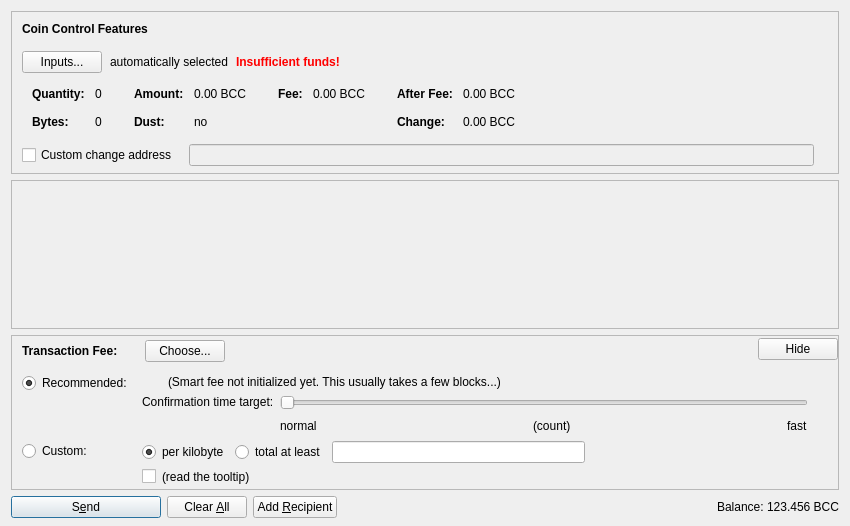
<?xml version="1.0" encoding="UTF-8"?>
<ui version="4.0">
 <class>SendCoinsDialog</class>
 <widget class="QDialog" name="SendCoinsDialog">
  <property name="geometry">
   <rect>
    <x>0</x>
    <y>0</y>
    <width>850</width>
    <height>526</height>
   </rect>
  </property>
  <property name="windowTitle">
   <string>Send Coins</string>
  </property>
  <layout class="QVBoxLayout" name="verticalLayout" stretch="0,1,0,0">
   <property name="bottomMargin">
    <number>8</number>
   </property>
   <item>
    <widget class="QFrame" name="frameCoinControl">
     <property name="sizePolicy">
      <sizepolicy hsizetype="Expanding" vsizetype="Expanding">
       <horstretch>0</horstretch>
       <verstretch>0</verstretch>
      </sizepolicy>
     </property>
     <property name="maximumSize">
      <size>
       <width>16777215</width>
       <height>16777215</height>
      </size>
     </property>
     <property name="frameShape">
      <enum>QFrame::StyledPanel</enum>
     </property>
     <property name="frameShadow">
      <enum>QFrame::Sunken</enum>
     </property>
     <layout class="QVBoxLayout" name="verticalLayoutCoinControl2">
      <property name="spacing">
       <number>0</number>
      </property>
      <property name="leftMargin">
       <number>0</number>
      </property>
      <property name="topMargin">
       <number>0</number>
      </property>
      <property name="rightMargin">
       <number>0</number>
      </property>
      <property name="bottomMargin">
       <number>6</number>
      </property>
      <item>
       <layout class="QVBoxLayout" name="verticalLayoutCoinControl" stretch="0,0,0,0,1">
        <property name="spacing">
         <number>0</number>
        </property>
        <property name="leftMargin">
         <number>10</number>
        </property>
        <property name="topMargin">
         <number>10</number>
        </property>
        <item>
         <layout class="QHBoxLayout" name="horizontalLayoutCoinControl1">
          <property name="bottomMargin">
           <number>15</number>
          </property>
          <item>
           <widget class="QLabel" name="labelCoinControlFeatures">
            <property name="sizePolicy">
             <sizepolicy hsizetype="Preferred" vsizetype="Maximum">
              <horstretch>0</horstretch>
              <verstretch>0</verstretch>
             </sizepolicy>
            </property>
            <property name="font">
             <font>
              <weight>75</weight>
              <bold>true</bold>
             </font>
            </property>
            <property name="styleSheet">
             <string notr="true">font-weight:bold;</string>
            </property>
            <property name="text">
             <string>Coin Control Features</string>
            </property>
           </widget>
          </item>
         </layout>
        </item>
        <item>
         <layout class="QHBoxLayout" name="horizontalLayoutCoinControl2" stretch="0,0,0,0">
          <property name="spacing">
           <number>8</number>
          </property>
          <property name="bottomMargin">
           <number>10</number>
          </property>
          <item>
           <widget class="QPushButton" name="pushButtonCoinControl">
            <property name="styleSheet">
             <string notr="true"/>
            </property>
            <property name="text">
             <string>Inputs...</string>
            </property>
            <property name="autoDefault">
             <bool>false</bool>
            </property>
           </widget>
          </item>
          <item>
           <widget class="QLabel" name="labelCoinControlAutomaticallySelected">
            <property name="text">
             <string>automatically selected</string>
            </property>
            <property name="margin">
             <number>5</number>
            </property>
           </widget>
          </item>
          <item>
           <widget class="QLabel" name="labelCoinControlInsuffFunds">
            <property name="font">
             <font>
              <weight>75</weight>
              <bold>true</bold>
             </font>
            </property>
            <property name="styleSheet">
             <string notr="true">color:red;font-weight:bold;</string>
            </property>
            <property name="text">
             <string>Insufficient funds!</string>
            </property>
            <property name="margin">
             <number>5</number>
            </property>
           </widget>
          </item>
          <item>
           <spacer name="horizontalSpacerCoinControl">
            <property name="orientation">
             <enum>Qt::Horizontal</enum>
            </property>
            <property name="sizeHint" stdset="0">
             <size>
              <width>40</width>
              <height>1</height>
             </size>
            </property>
           </spacer>
          </item>
         </layout>
        </item>
        <item>
         <widget class="QWidget" name="widgetCoinControl" native="true">
          <property name="sizePolicy">
           <sizepolicy hsizetype="Preferred" vsizetype="Preferred">
            <horstretch>0</horstretch>
            <verstretch>0</verstretch>
           </sizepolicy>
          </property>
          <property name="minimumSize">
           <size>
            <width>0</width>
            <height>0</height>
           </size>
          </property>
          <property name="styleSheet">
           <string notr="true"/>
          </property>
          <layout class="QHBoxLayout" name="horizontalLayoutCoinControl5">
           <property name="leftMargin">
            <number>0</number>
           </property>
           <property name="topMargin">
            <number>0</number>
           </property>
           <property name="rightMargin">
            <number>0</number>
           </property>
           <property name="bottomMargin">
            <number>0</number>
           </property>
           <item>
            <layout class="QHBoxLayout" name="horizontalLayoutCoinControl3" stretch="0,0,0,1">
             <property name="spacing">
              <number>20</number>
             </property>
             <property name="topMargin">
              <number>0</number>
             </property>
             <property name="bottomMargin">
              <number>10</number>
             </property>
             <item>
              <layout class="QFormLayout" name="formLayoutCoinControl1">
               <property name="horizontalSpacing">
                <number>10</number>
               </property>
               <property name="verticalSpacing">
                <number>14</number>
               </property>
               <property name="leftMargin">
                <number>10</number>
               </property>
               <property name="topMargin">
                <number>4</number>
               </property>
               <property name="rightMargin">
                <number>6</number>
               </property>
               <item row="0" column="0">
                <widget class="QLabel" name="labelCoinControlQuantityText">
                 <property name="font">
                  <font>
                   <weight>75</weight>
                   <bold>true</bold>
                  </font>
                 </property>
                 <property name="text">
                  <string>Quantity:</string>
                 </property>
                 <property name="margin">
                  <number>0</number>
                 </property>
                </widget>
               </item>
               <item row="0" column="1">
                <widget class="QLabel" name="labelCoinControlQuantity">
                 <property name="cursor">
                  <cursorShape>IBeamCursor</cursorShape>
                 </property>
                 <property name="contextMenuPolicy">
                  <enum>Qt::ActionsContextMenu</enum>
                 </property>
                 <property name="text">
                  <string notr="true">0</string>
                 </property>
                 <property name="margin">
                  <number>0</number>
                 </property>
                 <property name="textInteractionFlags">
                  <set>Qt::LinksAccessibleByMouse|Qt::TextSelectableByKeyboard|Qt::TextSelectableByMouse</set>
                 </property>
                </widget>
               </item>
               <item row="1" column="0">
                <widget class="QLabel" name="labelCoinControlBytesText">
                 <property name="font">
                  <font>
                   <weight>75</weight>
                   <bold>true</bold>
                  </font>
                 </property>
                 <property name="text">
                  <string>Bytes:</string>
                 </property>
                </widget>
               </item>
               <item row="1" column="1">
                <widget class="QLabel" name="labelCoinControlBytes">
                 <property name="cursor">
                  <cursorShape>IBeamCursor</cursorShape>
                 </property>
                 <property name="contextMenuPolicy">
                  <enum>Qt::ActionsContextMenu</enum>
                 </property>
                 <property name="text">
                  <string notr="true">0</string>
                 </property>
                 <property name="textInteractionFlags">
                  <set>Qt::LinksAccessibleByMouse|Qt::TextSelectableByKeyboard|Qt::TextSelectableByMouse</set>
                 </property>
                </widget>
               </item>
              </layout>
             </item>
             <item>
              <layout class="QFormLayout" name="formLayoutCoinControl2">
               <property name="horizontalSpacing">
                <number>10</number>
               </property>
               <property name="verticalSpacing">
                <number>14</number>
               </property>
               <property name="leftMargin">
                <number>6</number>
               </property>
               <property name="topMargin">
                <number>4</number>
               </property>
               <property name="rightMargin">
                <number>6</number>
               </property>
               <item row="0" column="0">
                <widget class="QLabel" name="labelCoinControlAmountText">
                 <property name="font">
                  <font>
                   <weight>75</weight>
                   <bold>true</bold>
                  </font>
                 </property>
                 <property name="text">
                  <string>Amount:</string>
                 </property>
                 <property name="margin">
                  <number>0</number>
                 </property>
                </widget>
               </item>
               <item row="0" column="1">
                <widget class="QLabel" name="labelCoinControlAmount">
                 <property name="cursor">
                  <cursorShape>IBeamCursor</cursorShape>
                 </property>
                 <property name="contextMenuPolicy">
                  <enum>Qt::ActionsContextMenu</enum>
                 </property>
                 <property name="text">
                  <string notr="true">0.00 BCC</string>
                 </property>
                 <property name="textInteractionFlags">
                  <set>Qt::LinksAccessibleByMouse|Qt::TextSelectableByKeyboard|Qt::TextSelectableByMouse</set>
                 </property>
                </widget>
               </item>
               <item row="1" column="0">
                <widget class="QLabel" name="labelCoinControlLowOutputText">
                 <property name="font">
                  <font>
                   <weight>75</weight>
                   <bold>true</bold>
                  </font>
                 </property>
                 <property name="text">
                  <string>Dust:</string>
                 </property>
                </widget>
               </item>
               <item row="1" column="1">
                <widget class="QLabel" name="labelCoinControlLowOutput">
                 <property name="cursor">
                  <cursorShape>IBeamCursor</cursorShape>
                 </property>
                 <property name="contextMenuPolicy">
                  <enum>Qt::ActionsContextMenu</enum>
                 </property>
                 <property name="text">
                  <string notr="true">no</string>
                 </property>
                 <property name="textInteractionFlags">
                  <set>Qt::LinksAccessibleByMouse|Qt::TextSelectableByKeyboard|Qt::TextSelectableByMouse</set>
                 </property>
                </widget>
               </item>
              </layout>
             </item>
             <item>
              <layout class="QFormLayout" name="formLayoutCoinControl3">
               <property name="horizontalSpacing">
                <number>10</number>
               </property>
               <property name="verticalSpacing">
                <number>14</number>
               </property>
               <property name="leftMargin">
                <number>6</number>
               </property>
               <property name="topMargin">
                <number>4</number>
               </property>
               <property name="rightMargin">
                <number>6</number>
               </property>
               <item row="0" column="0">
                <widget class="QLabel" name="labelCoinControlFeeText">
                 <property name="font">
                  <font>
                   <weight>75</weight>
                   <bold>true</bold>
                  </font>
                 </property>
                 <property name="text">
                  <string>Fee:</string>
                 </property>
                 <property name="margin">
                  <number>0</number>
                 </property>
                </widget>
               </item>
               <item row="0" column="1">
                <widget class="QLabel" name="labelCoinControlFee">
                 <property name="cursor">
                  <cursorShape>IBeamCursor</cursorShape>
                 </property>
                 <property name="contextMenuPolicy">
                  <enum>Qt::ActionsContextMenu</enum>
                 </property>
                 <property name="text">
                  <string notr="true">0.00 BCC</string>
                 </property>
                 <property name="textInteractionFlags">
                  <set>Qt::LinksAccessibleByMouse|Qt::TextSelectableByKeyboard|Qt::TextSelectableByMouse</set>
                 </property>
                </widget>
               </item>
              </layout>
             </item>
             <item>
              <layout class="QFormLayout" name="formLayoutCoinControl4">
               <property name="horizontalSpacing">
                <number>10</number>
               </property>
               <property name="verticalSpacing">
                <number>14</number>
               </property>
               <property name="leftMargin">
                <number>6</number>
               </property>
               <property name="topMargin">
                <number>4</number>
               </property>
               <property name="rightMargin">
                <number>6</number>
               </property>
               <item row="0" column="0">
                <widget class="QLabel" name="labelCoinControlAfterFeeText">
                 <property name="font">
                  <font>
                   <weight>75</weight>
                   <bold>true</bold>
                  </font>
                 </property>
                 <property name="text">
                  <string>After Fee:</string>
                 </property>
                 <property name="margin">
                  <number>0</number>
                 </property>
                </widget>
               </item>
               <item row="0" column="1">
                <widget class="QLabel" name="labelCoinControlAfterFee">
                 <property name="cursor">
                  <cursorShape>IBeamCursor</cursorShape>
                 </property>
                 <property name="contextMenuPolicy">
                  <enum>Qt::ActionsContextMenu</enum>
                 </property>
                 <property name="text">
                  <string notr="true">0.00 BCC</string>
                 </property>
                 <property name="textInteractionFlags">
                  <set>Qt::LinksAccessibleByMouse|Qt::TextSelectableByKeyboard|Qt::TextSelectableByMouse</set>
                 </property>
                </widget>
               </item>
               <item row="1" column="0">
                <widget class="QLabel" name="labelCoinControlChangeText">
                 <property name="font">
                  <font>
                   <weight>75</weight>
                   <bold>true</bold>
                  </font>
                 </property>
                 <property name="text">
                  <string>Change:</string>
                 </property>
                </widget>
               </item>
               <item row="1" column="1">
                <widget class="QLabel" name="labelCoinControlChange">
                 <property name="cursor">
                  <cursorShape>IBeamCursor</cursorShape>
                 </property>
                 <property name="contextMenuPolicy">
                  <enum>Qt::ActionsContextMenu</enum>
                 </property>
                 <property name="text">
                  <string notr="true">0.00 BCC</string>
                 </property>
                 <property name="textInteractionFlags">
                  <set>Qt::LinksAccessibleByMouse|Qt::TextSelectableByKeyboard|Qt::TextSelectableByMouse</set>
                 </property>
                </widget>
               </item>
              </layout>
             </item>
            </layout>
           </item>
          </layout>
         </widget>
        </item>
        <item>
         <layout class="QHBoxLayout" name="horizontalLayoutCoinControl4" stretch="0,0,0">
          <property name="spacing">
           <number>12</number>
          </property>
          <property name="sizeConstraint">
           <enum>QLayout::SetDefaultConstraint</enum>
          </property>
          <property name="topMargin">
           <number>5</number>
          </property>
          <property name="rightMargin">
           <number>5</number>
          </property>
          <item>
           <widget class="QCheckBox" name="checkBoxCoinControlChange">
            <property name="toolTip">
             <string>If this is activated, but the change address is empty or invalid, change will be sent to a newly generated address.</string>
            </property>
            <property name="text">
             <string>Custom change address</string>
            </property>
           </widget>
          </item>
          <item>
           <widget class="QValidatedLineEdit" name="lineEditCoinControlChange">
            <property name="enabled">
             <bool>false</bool>
            </property>
            <property name="sizePolicy">
             <sizepolicy hsizetype="Expanding" vsizetype="Fixed">
              <horstretch>0</horstretch>
              <verstretch>0</verstretch>
             </sizepolicy>
            </property>
           </widget>
          </item>
          <item>
           <widget class="QLabel" name="labelCoinControlChangeLabel">
            <property name="sizePolicy">
             <sizepolicy hsizetype="Preferred" vsizetype="Expanding">
              <horstretch>0</horstretch>
              <verstretch>0</verstretch>
             </sizepolicy>
            </property>
            <property name="minimumSize">
             <size>
              <width>0</width>
              <height>0</height>
             </size>
            </property>
            <property name="text">
             <string/>
            </property>
            <property name="margin">
             <number>3</number>
            </property>
           </widget>
          </item>
         </layout>
        </item>
        <item>
         <spacer name="verticalSpacerCoinControl">
          <property name="orientation">
           <enum>Qt::Vertical</enum>
          </property>
          <property name="sizeHint" stdset="0">
           <size>
            <width>800</width>
            <height>1</height>
           </size>
          </property>
         </spacer>
        </item>
       </layout>
      </item>
     </layout>
    </widget>
   </item>
   <item>
    <widget class="QScrollArea" name="scrollArea">
     <property name="widgetResizable">
      <bool>true</bool>
     </property>
     <widget class="QWidget" name="scrollAreaWidgetContents">
      <property name="geometry">
       <rect>
        <x>0</x>
        <y>0</y>
        <width>830</width>
        <height>104</height>
       </rect>
      </property>
      <layout class="QVBoxLayout" name="verticalLayout_2" stretch="0,1">
       <property name="leftMargin">
        <number>0</number>
       </property>
       <property name="topMargin">
        <number>0</number>
       </property>
       <property name="rightMargin">
        <number>0</number>
       </property>
       <property name="bottomMargin">
        <number>0</number>
       </property>
       <item>
        <layout class="QVBoxLayout" name="entries">
         <property name="spacing">
          <number>6</number>
         </property>
        </layout>
       </item>
       <item>
        <spacer name="verticalSpacer">
         <property name="orientation">
          <enum>Qt::Vertical</enum>
         </property>
         <property name="sizeHint" stdset="0">
          <size>
           <width>20</width>
           <height>40</height>
          </size>
         </property>
        </spacer>
       </item>
      </layout>
     </widget>
    </widget>
   </item>
   <item>
    <widget class="QFrame" name="frameFee">
     <property name="sizePolicy">
      <sizepolicy hsizetype="Expanding" vsizetype="Expanding">
       <horstretch>0</horstretch>
       <verstretch>0</verstretch>
      </sizepolicy>
     </property>
     <property name="maximumSize">
      <size>
       <width>16777215</width>
       <height>16777215</height>
      </size>
     </property>
     <property name="frameShape">
      <enum>QFrame::StyledPanel</enum>
     </property>
     <property name="frameShadow">
      <enum>QFrame::Sunken</enum>
     </property>
     <layout class="QVBoxLayout" name="verticalLayoutFee1">
      <property name="spacing">
       <number>0</number>
      </property>
      <property name="leftMargin">
       <number>0</number>
      </property>
      <property name="topMargin">
       <number>0</number>
      </property>
      <property name="rightMargin">
       <number>0</number>
      </property>
      <property name="bottomMargin">
       <number>0</number>
      </property>
      <item>
       <layout class="QVBoxLayout" name="verticalLayoutFee2" stretch="0,0,0">
        <property name="spacing">
         <number>0</number>
        </property>
        <property name="leftMargin">
         <number>10</number>
        </property>
        <property name="topMargin">
         <number>0</number>
        </property>
        <item>
         <layout class="QHBoxLayout" name="horizontalLayoutFee1">
          <property name="bottomMargin">
           <number>0</number>
          </property>
          <item>
           <layout class="QVBoxLayout" name="verticalLayoutFee7">
            <property name="spacing">
             <number>0</number>
            </property>
            <item>
             <spacer name="verticalSpacerSmartFee">
              <property name="orientation">
               <enum>Qt::Vertical</enum>
              </property>
              <property name="sizeType">
               <enum>QSizePolicy::Fixed</enum>
              </property>
              <property name="sizeHint" stdset="0">
               <size>
                <width>1</width>
                <height>4</height>
               </size>
              </property>
             </spacer>
            </item>
            <item>
             <layout class="QHBoxLayout" name="horizontalLayoutSmartFee">
              <property name="spacing">
               <number>10</number>
              </property>
              <item>
               <widget class="QLabel" name="labelFeeHeadline">
                <property name="sizePolicy">
                 <sizepolicy hsizetype="Preferred" vsizetype="Maximum">
                  <horstretch>0</horstretch>
                  <verstretch>0</verstretch>
                 </sizepolicy>
                </property>
                <property name="font">
                 <font>
                  <weight>75</weight>
                  <bold>true</bold>
                 </font>
                </property>
                <property name="styleSheet">
                 <string notr="true">font-weight:bold;</string>
                </property>
                <property name="text">
                 <string>Transaction Fee:</string>
                </property>
               </widget>
              </item>
              <item>
               <widget class="QLabel" name="labelFeeMinimized">
                <property name="text">
                 <string/>
                </property>
               </widget>
              </item>
              <item>
               <widget class="QPushButton" name="buttonChooseFee">
                <property name="text">
                 <string>Choose...</string>
                </property>
               </widget>
              </item>
             </layout>
            </item>
            <item>
             <spacer name="verticalSpacer_5">
              <property name="orientation">
               <enum>Qt::Vertical</enum>
              </property>
              <property name="sizeHint" stdset="0">
               <size>
                <width>1</width>
                <height>1</height>
               </size>
              </property>
             </spacer>
            </item>
           </layout>
          </item>
          <item>
           <spacer name="horizontalSpacer_4">
            <property name="orientation">
             <enum>Qt::Horizontal</enum>
            </property>
            <property name="sizeHint" stdset="0">
             <size>
              <width>40</width>
              <height>20</height>
             </size>
            </property>
           </spacer>
          </item>
          <item>
           <widget class="QPushButton" name="buttonMinimizeFee">
            <property name="toolTip">
             <string>collapse fee-settings</string>
            </property>
            <property name="text">
             <string>Hide</string>
            </property>
           </widget>
          </item>
         </layout>
        </item>
        <item>
         <widget class="QFrame" name="frameFeeSelection">
          <layout class="QVBoxLayout" name="verticalLayoutFee12">
           <property name="spacing">
            <number>0</number>
           </property>
           <property name="leftMargin">
            <number>0</number>
           </property>
           <property name="topMargin">
            <number>0</number>
           </property>
           <property name="rightMargin">
            <number>0</number>
           </property>
           <property name="bottomMargin">
            <number>0</number>
           </property>
           <item>
            <layout class="QGridLayout" name="gridLayoutFee">
             <property name="topMargin">
              <number>10</number>
             </property>
             <property name="bottomMargin">
              <number>4</number>
             </property>
             <property name="horizontalSpacing">
              <number>10</number>
             </property>
             <property name="verticalSpacing">
              <number>4</number>
             </property>
             <item row="1" column="1">
              <layout class="QVBoxLayout" name="verticalLayoutFee8">
               <property name="spacing">
                <number>6</number>
               </property>
               <item>
                <layout class="QHBoxLayout" name="horizontalLayoutFee13">
                 <item>
                  <widget class="QRadioButton" name="radioCustomPerKilobyte">
                   <property name="toolTip">
                    <string>If the custom fee is set to 1000 satoshis and the transaction is only 250 bytes, then &quot;per kilobyte&quot; only pays 250 satoshis in fee, while &quot;total at least&quot; pays 1000 satoshis. For transactions bigger than a kilobyte both pay by kilobyte.</string>
                   </property>
                   <property name="text">
                    <string>per kilobyte</string>
                   </property>
                   <property name="checked">
                    <bool>true</bool>
                   </property>
                   <attribute name="buttonGroup">
                    <string notr="true">groupCustomFee</string>
                   </attribute>
                  </widget>
                 </item>
                 <item>
                  <widget class="QRadioButton" name="radioCustomAtLeast">
                   <property name="toolTip">
                    <string>If the custom fee is set to 1000 satoshis and the transaction is only 250 bytes, then &quot;per kilobyte&quot; only pays 250 satoshis in fee, while &quot;total at least&quot; pays 1000 satoshis. For transactions bigger than a kilobyte both pay by kilobyte.</string>
                   </property>
                   <property name="text">
                    <string>total at least</string>
                   </property>
                   <attribute name="buttonGroup">
                    <string notr="true">groupCustomFee</string>
                   </attribute>
                  </widget>
                 </item>
                 <item>
                  <widget class="BitcoinAmountField" name="customFee"/>
                 </item>
                 <item>
                  <spacer name="horizontalSpacer_6">
                   <property name="orientation">
                    <enum>Qt::Horizontal</enum>
                   </property>
                   <property name="sizeHint" stdset="0">
                    <size>
                     <width>1</width>
                     <height>1</height>
                    </size>
                   </property>
                  </spacer>
                 </item>
                </layout>
               </item>
               <item>
                <layout class="QHBoxLayout" name="horizontalLayoutFee8">
                 <item>
                  <widget class="QCheckBox" name="checkBoxMinimumFee">
                   <property name="toolTip">
                    <string>Paying only the minimum fee is just fine as long as there is less transaction volume than space in the blocks. But be aware that this can end up in a never confirming transaction once there is more demand for TNET transactions than the network can process.</string>
                   </property>
                   <property name="text">
                    <string/>
                   </property>
                  </widget>
                 </item>
                 <item>
                  <widget class="QLabel" name="labelMinFeeWarning">
                   <property name="enabled">
                    <bool>true</bool>
                   </property>
                   <property name="toolTip">
                    <string>Paying only the minimum fee is just fine as long as there is less transaction volume than space in the blocks. But be aware that this can end up in a never confirming transaction once there is more demand for TNET transactions than the network can process.</string>
                   </property>
                   <property name="text">
                    <string>(read the tooltip)</string>
                   </property>
                   <property name="margin">
                    <number>5</number>
                   </property>
                  </widget>
                 </item>
                 <item>
                  <spacer name="horizontalSpacer_2">
                   <property name="orientation">
                    <enum>Qt::Horizontal</enum>
                   </property>
                   <property name="sizeHint" stdset="0">
                    <size>
                     <width>1</width>
                     <height>1</height>
                    </size>
                   </property>
                  </spacer>
                 </item>
                </layout>
               </item>
              </layout>
             </item>
             <item row="0" column="0">
              <layout class="QVBoxLayout" name="verticalLayoutFee4" stretch="0,1">
               <item>
                <widget class="QRadioButton" name="radioSmartFee">
                 <property name="text">
                  <string>Recommended:</string>
                 </property>
                 <property name="checked">
                  <bool>true</bool>
                 </property>
                 <attribute name="buttonGroup">
                  <string notr="true">groupFee</string>
                 </attribute>
                </widget>
               </item>
               <item>
                <spacer name="verticalSpacer_2">
                 <property name="orientation">
                  <enum>Qt::Vertical</enum>
                 </property>
                 <property name="sizeHint" stdset="0">
                  <size>
                   <width>1</width>
                   <height>1</height>
                  </size>
                 </property>
                </spacer>
               </item>
              </layout>
             </item>
             <item row="1" column="0">
              <layout class="QVBoxLayout" name="verticalLayoutFee9" stretch="0,1">
               <item>
                <widget class="QRadioButton" name="radioCustomFee">
                 <property name="text">
                  <string>Custom:</string>
                 </property>
                 <attribute name="buttonGroup">
                  <string notr="true">groupFee</string>
                 </attribute>
                </widget>
               </item>
               <item>
                <spacer name="verticalSpacer_6">
                 <property name="orientation">
                  <enum>Qt::Vertical</enum>
                 </property>
                 <property name="sizeHint" stdset="0">
                  <size>
                   <width>1</width>
                   <height>1</height>
                  </size>
                 </property>
                </spacer>
               </item>
              </layout>
             </item>
             <item row="0" column="1">
              <layout class="QVBoxLayout" name="verticalLayoutFee3" stretch="0,0,1">
               <property name="spacing">
                <number>6</number>
               </property>
               <property name="topMargin">
                <number>2</number>
               </property>
               <item>
                <layout class="QHBoxLayout" name="horizontalLayoutFee12">
                 <item>
                  <widget class="QLabel" name="labelSmartFee">
                   <property name="text">
                    <string/>
                   </property>
                   <property name="margin">
                    <number>2</number>
                   </property>
                  </widget>
                 </item>
                 <item>
                  <widget class="QLabel" name="labelFeeEstimation">
                   <property name="text">
                    <string/>
                   </property>
                  </widget>
                 </item>
                 <item>
                  <widget class="QLabel" name="labelSmartFee2">
                   <property name="text">
                    <string>(Smart fee not initialized yet. This usually takes a few blocks...)</string>
                   </property>
                   <property name="margin">
                    <number>2</number>
                   </property>
                  </widget>
                 </item>
                 <item>
                  <spacer name="horizontalSpacer_5">
                   <property name="orientation">
                    <enum>Qt::Horizontal</enum>
                   </property>
                   <property name="sizeHint" stdset="0">
                    <size>
                     <width>1</width>
                     <height>1</height>
                    </size>
                   </property>
                  </spacer>
                 </item>
                </layout>
               </item>
               <item>
                <layout class="QHBoxLayout" name="horizontalLayoutFee9">
                 <item>
                  <layout class="QVBoxLayout" name="verticalLayoutFee6">
                   <item>
                    <widget class="QLabel" name="labelSmartFee3">
                     <property name="text">
                      <string>Confirmation time target:</string>
                     </property>
                     <property name="margin">
                      <number>2</number>
                     </property>
                    </widget>
                   </item>
                   <item>
                    <spacer name="verticalSpacer_3">
                     <property name="orientation">
                      <enum>Qt::Vertical</enum>
                     </property>
                     <property name="sizeHint" stdset="0">
                      <size>
                       <width>1</width>
                       <height>1</height>
                      </size>
                     </property>
                    </spacer>
                   </item>
                  </layout>
                 </item>
                 <item>
                  <layout class="QVBoxLayout" name="verticalLayoutFee5">
                   <property name="rightMargin">
                    <number>30</number>
                   </property>
                   <item>
                    <widget class="QSlider" name="sliderSmartFee">
                     <property name="minimum">
                      <number>0</number>
                     </property>
                     <property name="maximum">
                      <number>23</number>
                     </property>
                     <property name="pageStep">
                      <number>1</number>
                     </property>
                     <property name="value">
                      <number>0</number>
                     </property>
                     <property name="orientation">
                      <enum>Qt::Horizontal</enum>
                     </property>
                     <property name="invertedAppearance">
                      <bool>false</bool>
                     </property>
                     <property name="invertedControls">
                      <bool>false</bool>
                     </property>
                     <property name="tickPosition">
                      <enum>QSlider::NoTicks</enum>
                     </property>
                    </widget>
                   </item>
                   <item>
                    <layout class="QHBoxLayout" name="horizontalLayoutFee10">
                     <item>
                      <widget class="QLabel" name="labelSmartFeeNormal">
                       <property name="text">
                        <string>normal</string>
                       </property>
                      </widget>
                     </item>
                     <item>
                      <spacer name="horizontalSpacer_7">
                       <property name="orientation">
                        <enum>Qt::Horizontal</enum>
                       </property>
                       <property name="sizeHint" stdset="0">
                        <size>
                         <width>40</width>
                         <height>20</height>
                        </size>
                       </property>
                      </spacer>
                     </item>
                     <item>
                      <widget class="QLabel" name="confirmationTargetLabel">
                       <property name="text">
                        <string notr="true">(count)</string>
                       </property>
                      </widget>
                     </item>
                     <item>
                      <spacer name="horizontalSpacer_3">
                       <property name="orientation">
                        <enum>Qt::Horizontal</enum>
                       </property>
                       <property name="sizeHint" stdset="0">
                        <size>
                         <width>40</width>
                         <height>20</height>
                        </size>
                       </property>
                      </spacer>
                     </item>
                     <item>
                      <widget class="QLabel" name="labelSmartFeeFast">
                       <property name="text">
                        <string>fast</string>
                       </property>
                      </widget>
                     </item>
                    </layout>
                   </item>
                  </layout>
                 </item>
                </layout>
               </item>
               <item>
                <spacer name="verticalSpacer_4">
                 <property name="orientation">
                  <enum>Qt::Vertical</enum>
                 </property>
                 <property name="sizeHint" stdset="0">
                  <size>
                   <width>1</width>
                   <height>1</height>
                  </size>
                 </property>
                </spacer>
               </item>
              </layout>
             </item>
            </layout>
           </item>
          </layout>
         </widget>
        </item>
        <item>
         <spacer name="verticalSpacerFee">
          <property name="orientation">
           <enum>Qt::Vertical</enum>
          </property>
          <property name="sizeHint" stdset="0">
           <size>
            <width>800</width>
            <height>1</height>
           </size>
          </property>
         </spacer>
        </item>
       </layout>
      </item>
     </layout>
    </widget>
   </item>
   <item>
    <layout class="QHBoxLayout" name="horizontalLayout">
     <item>
      <widget class="QPushButton" name="sendButton">
       <property name="minimumSize">
        <size>
         <width>150</width>
         <height>0</height>
        </size>
       </property>
       <property name="toolTip">
        <string>Confirm the send action</string>
       </property>
       <property name="text">
        <string>S&amp;end</string>
       </property>
       <property name="icon">
        <iconset resource="../bitcoin.qrc">
         <normaloff>:/icons/send</normaloff>:/icons/send</iconset>
       </property>
       <property name="autoDefault">
        <bool>false</bool>
       </property>
       <property name="default">
        <bool>true</bool>
       </property>
      </widget>
     </item>
     <item>
      <widget class="QPushButton" name="clearButton">
       <property name="sizePolicy">
        <sizepolicy hsizetype="Minimum" vsizetype="Fixed">
         <horstretch>0</horstretch>
         <verstretch>0</verstretch>
        </sizepolicy>
       </property>
       <property name="toolTip">
        <string>Clear all fields of the form.</string>
       </property>
       <property name="text">
        <string>Clear &amp;All</string>
       </property>
       <property name="icon">
        <iconset resource="../bitcoin.qrc">
         <normaloff>:/icons/remove</normaloff>:/icons/remove</iconset>
       </property>
       <property name="autoDefault">
        <bool>false</bool>
       </property>
      </widget>
     </item>
     <item>
      <widget class="QPushButton" name="addButton">
       <property name="toolTip">
        <string>Send to multiple recipients at once</string>
       </property>
       <property name="text">
        <string>Add &amp;Recipient</string>
       </property>
       <property name="icon">
        <iconset resource="../bitcoin.qrc">
         <normaloff>:/icons/add</normaloff>:/icons/add</iconset>
       </property>
       <property name="autoDefault">
        <bool>false</bool>
       </property>
      </widget>
     </item>
     <item>
      <spacer name="horizontalSpacer">
       <property name="orientation">
        <enum>Qt::Horizontal</enum>
       </property>
       <property name="sizeHint" stdset="0">
        <size>
         <width>40</width>
         <height>20</height>
        </size>
       </property>
      </spacer>
     </item>
     <item>
      <layout class="QHBoxLayout" name="horizontalLayout_2">
       <property name="spacing">
        <number>3</number>
       </property>
       <item>
        <widget class="QLabel" name="label">
         <property name="sizePolicy">
          <sizepolicy hsizetype="Preferred" vsizetype="Fixed">
           <horstretch>0</horstretch>
           <verstretch>0</verstretch>
          </sizepolicy>
         </property>
         <property name="text">
          <string>Balance:</string>
         </property>
        </widget>
       </item>
       <item>
        <widget class="QLabel" name="labelBalance">
         <property name="sizePolicy">
          <sizepolicy hsizetype="Preferred" vsizetype="Fixed">
           <horstretch>0</horstretch>
           <verstretch>0</verstretch>
          </sizepolicy>
         </property>
         <property name="cursor">
          <cursorShape>IBeamCursor</cursorShape>
         </property>
         <property name="text">
          <string notr="true">123.456 BCC</string>
         </property>
         <property name="textInteractionFlags">
          <set>Qt::LinksAccessibleByMouse|Qt::TextSelectableByKeyboard|Qt::TextSelectableByMouse</set>
         </property>
        </widget>
       </item>
      </layout>
     </item>
    </layout>
   </item>
  </layout>
 </widget>
 <customwidgets>
  <customwidget>
   <class>QValidatedLineEdit</class>
   <extends>QLineEdit</extends>
   <header>qvalidatedlineedit.h</header>
  </customwidget>
  <customwidget>
   <class>BitcoinAmountField</class>
   <extends>QLineEdit</extends>
   <header>bitcoinamountfield.h</header>
   <container>1</container>
  </customwidget>
 </customwidgets>
 <resources>
  <include location="../bitcoin.qrc"/>
 </resources>
 <connections/>
 <buttongroups>
  <buttongroup name="groupFee"/>
  <buttongroup name="groupCustomFee"/>
 </buttongroups>
</ui>
